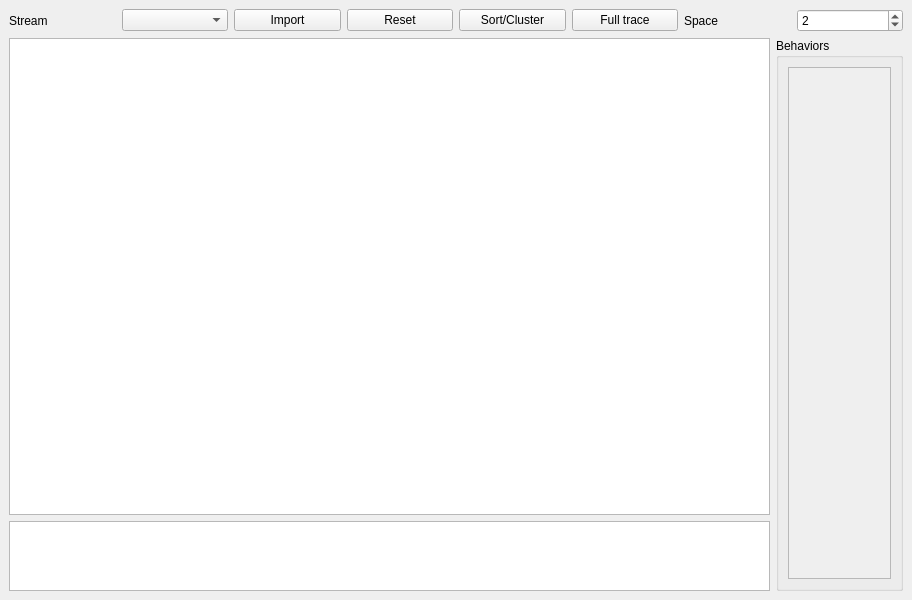
<?xml version="1.0" encoding="UTF-8"?>
<ui version="4.0">
 <class>NeuralWindow</class>
 <widget class="QMainWindow" name="NeuralWindow">
  <property name="geometry">
   <rect>
    <x>0</x>
    <y>0</y>
    <width>912</width>
    <height>600</height>
   </rect>
  </property>
  <property name="windowTitle">
   <string>MainWindow</string>
  </property>
  <widget class="QWidget" name="centralwidget">
   <layout class="QVBoxLayout" name="verticalLayout_2">
    <item>
     <layout class="QHBoxLayout" name="horizontalLayout">
      <item>
       <widget class="QLabel" name="label">
        <property name="text">
         <string>Stream</string>
        </property>
       </widget>
      </item>
      <item>
       <widget class="QComboBox" name="trace_stream_combobox"/>
      </item>
      <item>
       <widget class="QPushButton" name="import_recording">
        <property name="text">
         <string>Import</string>
        </property>
       </widget>
      </item>
      <item>
       <widget class="QPushButton" name="reset_recording">
        <property name="text">
         <string>Reset</string>
        </property>
       </widget>
      </item>
      <item>
       <widget class="QPushButton" name="cluster_button">
        <property name="text">
         <string>Sort/Cluster</string>
        </property>
       </widget>
      </item>
      <item>
       <widget class="QPushButton" name="full_trace_push_button">
        <property name="text">
         <string>Full trace</string>
        </property>
        <property name="checkable">
         <bool>true</bool>
        </property>
       </widget>
      </item>
      <item>
       <widget class="QLabel" name="label_2">
        <property name="text">
         <string>Space</string>
        </property>
       </widget>
      </item>
      <item>
       <widget class="QSpinBox" name="space_spinbox">
        <property name="value">
         <number>2</number>
        </property>
       </widget>
      </item>
     </layout>
    </item>
    <item>
     <layout class="QHBoxLayout" name="horizontalLayout_2" stretch="6,1">
      <item>
       <layout class="QVBoxLayout" name="verticalLayout" stretch="10,1">
        <item>
         <widget class="TraceAxis" name="trace_view"/>
        </item>
        <item>
         <widget class="TraceAxis" name="avg_trace_view"/>
        </item>
       </layout>
      </item>
      <item>
       <widget class="QGroupBox" name="behavior_groupbox">
        <property name="title">
         <string>Behaviors</string>
        </property>
        <layout class="QVBoxLayout" name="verticalLayout_4">
         <item>
          <widget class="QScrollArea" name="behavior_scrollarea">
           <property name="widgetResizable">
            <bool>true</bool>
           </property>
           <widget class="QWidget" name="scrollAreaWidgetContents">
            <property name="geometry">
             <rect>
              <x>0</x>
              <y>0</y>
              <width>105</width>
              <height>510</height>
             </rect>
            </property>
           </widget>
          </widget>
         </item>
        </layout>
       </widget>
      </item>
     </layout>
    </item>
   </layout>
  </widget>
  <action name="actionImportNeuralRecord">
   <property name="text">
    <string>Import neural recording</string>
   </property>
  </action>
  <action name="actionResetNeuralRecording">
   <property name="text">
    <string>Clear neural recording</string>
   </property>
  </action>
 </widget>
 <customwidgets>
  <customwidget>
   <class>TraceAxis</class>
   <extends>QGraphicsView</extends>
   <header>bannotator.widgets</header>
  </customwidget>
 </customwidgets>
 <resources/>
 <connections/>
</ui>
